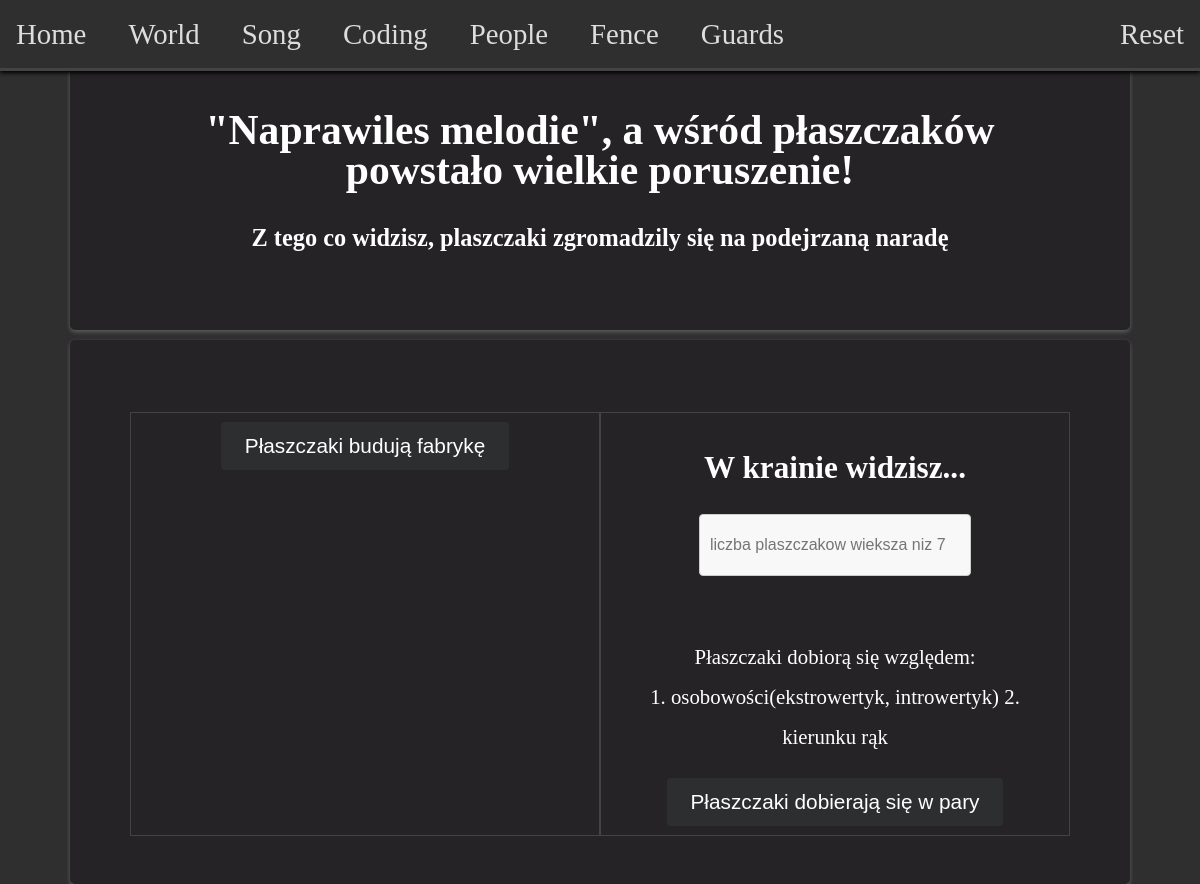
The page /factory/ on the database as committed earlier.
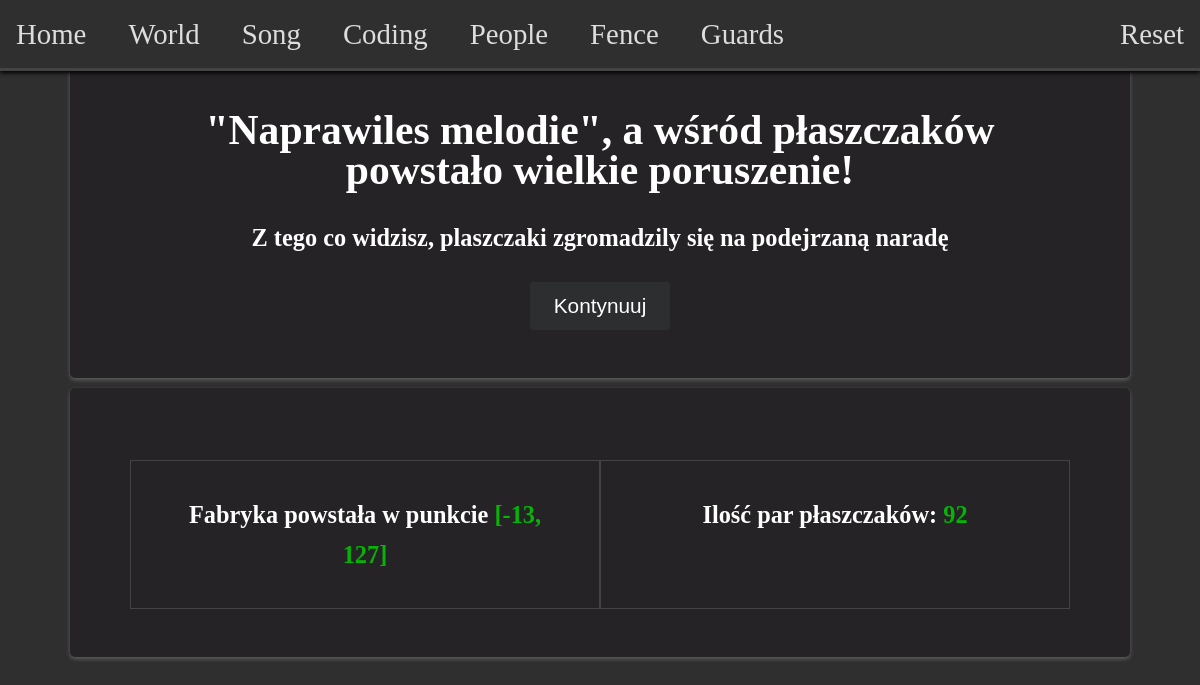
The same page on the database as committed later.
### flatworld/models.py (models this page shows)
class Adventure(models.Model):
    world = models.ImageField(upload_to="images/", default="")
    hull_points = models.JSONField(null=True, blank=True)
    world_points = models.JSONField(null=True, blank=True)
    inhabitants = models.JSONField(null=True, blank=True)
    bearers = models.IntegerField(null=True)
    factory = models.JSONField(null=True, blank=True)
    fence = models.ImageField(upload_to="images/", default="")
    fence_neighbors = models.JSONField(null=True, blank=True)
    fence_cost = models.DecimalField(
        max_digits=10, decimal_places=2, null=True
    )
    song = models.CharField(max_length=1255, null=True)
    song_index = models.JSONField(null=True, blank=True)
    changed_song = models.CharField(max_length=100, null=True)
    code = models.JSONField(null=True, blank=True)
    coded_song = models.CharField(max_length=100, null=True)
    uncoded_song = models.CharField(max_length=100, null=True)
    guards = models.JSONField(null=True, blank=True)
    schedule = models.JSONField(null=True, blank=True)

### flatworld/views.py (the view, shortened to what this page needs)
# urls.py: path("factory/", views.FactoryView.as_view(), name="factory"),
class FactoryView(APIView):
    def get(self, request):
        try:
            adventure = Adventure.objects.get(id=1)
            return render(
                request,
                "flatworld/bearersAndFactory.html",
                {
                    "factory_exists": adventure.factory,
                    "bearers_exists": adventure.bearers,
                    "factory": adventure.factory,
                    "bearers": adventure.bearers,
                },
            )
        except Adventure.DoesNotExist:
            return render(request, "flatworld/error.html")

### flatworld/templates/flatworld/bearersAndFactory.html (shortened to what this page needs)
{% extends "flatworld/layout.html" %}
{% load static %}
{% block body %}
    <div class="page" id="main">
        <h1> "Naprawiles melodie", a wśród płaszczaków powstało wielkie poruszenie!</h1>
        <h3> Z tego co widzisz, plaszczaki zgromadzily się na podejrzaną naradę </h3>
        {% if factory_exists and bearers_exists %}
            <form action="/fence" method="get">
                <button class="btn">Kontynuuj</button>
            </form>
        {% endif %}
    </div>
    <div class="page">
        <div class="pageFlex">
            <div class="dividedPage" id="uno">
                {% if factory_exists %}
                    <h3 id="factory"> Fabryka powstała w punkcie <span class="green-text">{{ factory }} </span></h3>
                {% else %}
                    <button id="generateFactory" class="btn">Płaszczaki budują fabrykę</button>
                {% endif %}
            </div>
            <div class="dividedPage" id="dos">
                {% if bearers_exists %}
                    <h3 id="bearers"> Ilość par płaszczaków: <span class="green-text">{{bearers}}</span></h3>
                {% else %}
                    <h2> W krainie widzisz... </h2>
                    <input id="inputPoints" type="number" placeholder="liczba plaszczakow wieksza niz 7"></input><br /><br />
                    <p> Płaszczaki dobiorą się względem:</br> 1. osobowości(ekstrowertyk, introwertyk) 2. kierunku rąk </p>
                    <button id="generateBearers" class="btn">Płaszczaki dobierają się w pary</button>
                {% endif %}
            </div>
        </div>
    </div>
{% endblock %}

Rows that differ between the two databases and show on the page:
now on this page (row edited): Adventure: factory "[-13, 127]"
changed Adventure: factory empty → "[-13, 127]" (drawn)
Other text that changed with them:
{{ bearers }}: (not shown) → "92"
text no longer shown: "Płaszczaki budują fabrykę W krainie widzisz... Płaszczaki dobiorą się względem: 1. osobowości(ekstrowertyk, introwertyk) 2. kierunku rąk Płaszczaki dobierają się w pary"
text now shown: "Kontynuuj Fabryka powstała w punkcie Ilość par płaszczaków:"
